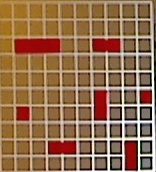
#> input picture Pictures/Grid_Image.jpg, 156 x 172 px, given in place of the camera
$ python thresh.py
#> lines starting #> are read from the running program, lines starting #| are printed output that depends on the picture; after the words box and inside, x2 and y2 are one past the last pixel; in counts of white or black regions, pixels touching at a corner belong together
# Imports
import cv2
import numpy as np
from Colors import Color, LOW_THRESHOLD, HIGH_THRESHOLD

# Converter (DOESNT WORK)
"""
def convert(image):
    w , h, _ = image.shape
    for x in range(int(w)):
        for y in range(int(h)):
            newR = int(image[x, y][2]) / 255
            newG = int(image[x, y][1]) / 255
            newB = int(image[x, y][0]) / 255

            cMax = max(newR, newG, newB)
            cMin = min(newR, newG, newB)

            delta = cMax - cMin

            if cMax == cMin:
                h = 0

            elif cMax == newR:
                h = (60 * ((newG - newB) / delta) + 360) % 360

            elif cMax == newG:
                h = (60 * ((newB - newR) / delta) + 120) % 360

            elif cMax == newB:
                 h = (60 * ((newR - newG) / delta) + 240) % 360

            if cMax == 0:
                s = 0
            else:
                s = (delta / cMax) * 100

            v = cMax * 100
            image[x, y] = h, s, v

    return image
"""

def color(color, hsv):
    mask = cv2.inRange(hsv, LOW_THRESHOLD[color], HIGH_THRESHOLD[color])
    cv2.imshow(str(color), mask)

# Read the camera.
cap = cv2.VideoCapture(1)

# While loop that runs while true.
while(1):

    # Get camera feed.
    _, frame = cap.read()
#> frame is the input picture: shape (172, 156, 3); mean B, G, R 78.9, 109.4, 147.1
    kernel = np.ones((5,5),np.uint8)
    frame = cv2.GaussianBlur(frame, (5,5), cv2.BORDER_DEFAULT)
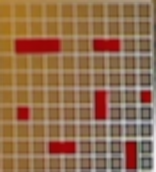
#> frame: shape (172, 156, 3); mean B, G, R 78.9, 109.4, 147
    frame = cv2.morphologyEx(frame, cv2.MORPH_OPEN, kernel)
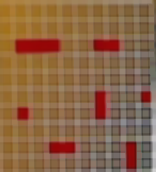
#> frame: shape (172, 156, 3); mean B, G, R 70.4, 101.3, 139.5

    # Convert the camera feed to HSV.
    hsv = cv2.cvtColor(frame, cv2.COLOR_BGR2HSV)
#> hsv: shape (172, 156, 3); mean H, S, V 18, 123.8, 139.6

    # Show the frames (maybe use numpy.concatenate).
    color(Color.RED, hsv)
#> in color, `mask = cv2.inRange(hsv, LOW_THRESHOLD[color], HIGH_THRESHOLD[color])`:
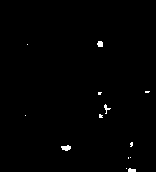
#> mask: shape (172, 156); 0.65% white; 13 white regions (9 under 20 px), largest, box (x1, y1, x2, y2) and area: (61, 145, 71, 151) 42, (97, 41, 103, 47) 31, (104, 104, 111, 114) 26, (128, 168, 136, 172) 26
    color(Color.GREEN, hsv)
#> in color (call 2), `mask = cv2.inRange(hsv, LOW_THRESHOLD[color], HIGH_THRESHOLD[color])`: mask: shape (172, 156); every value is 0
    color(Color.BLUE, hsv)


    # Set variable k equal to keypressed.
    k = cv2.waitKey(1) & 0xFF
#> (key q is pressed here)

    # If the k variable is equal to q then quit the program.
    if k == ord('q'):
        break

# Delete all windows.
cv2.destroyAllWindows()

$ run again, on Pictures/Photo on 18-11-2019 at 13.53.jpg
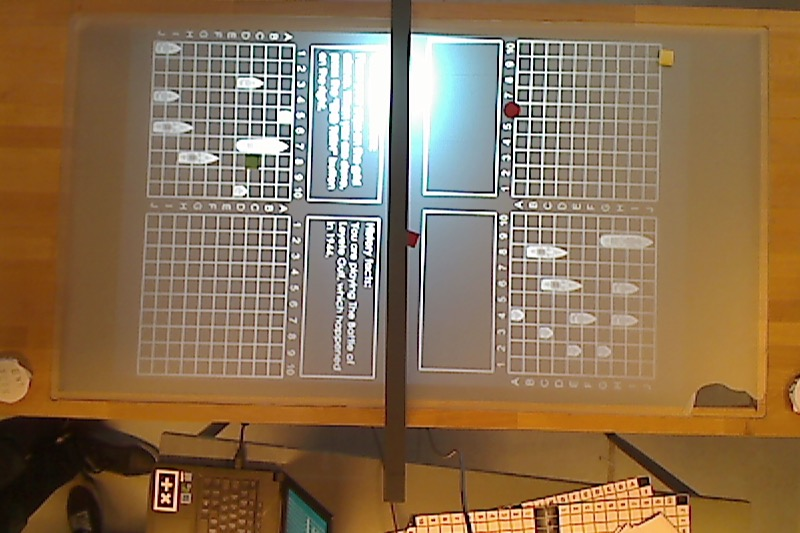
#> input picture Pictures/Photo on 18-11-2019 at 13.53.jpg, 800 x 533 px, given in place of the camera
#> frame is the input picture: shape (533, 800, 3); mean B, G, R 82.4, 112.1, 137.1
#> hsv: shape (533, 800, 3); mean H, S, V 27.8, 117.8, 137.7
#> in color, `mask = cv2.inRange(hsv, LOW_THRESHOLD[color], HIGH_THRESHOLD[color])`:
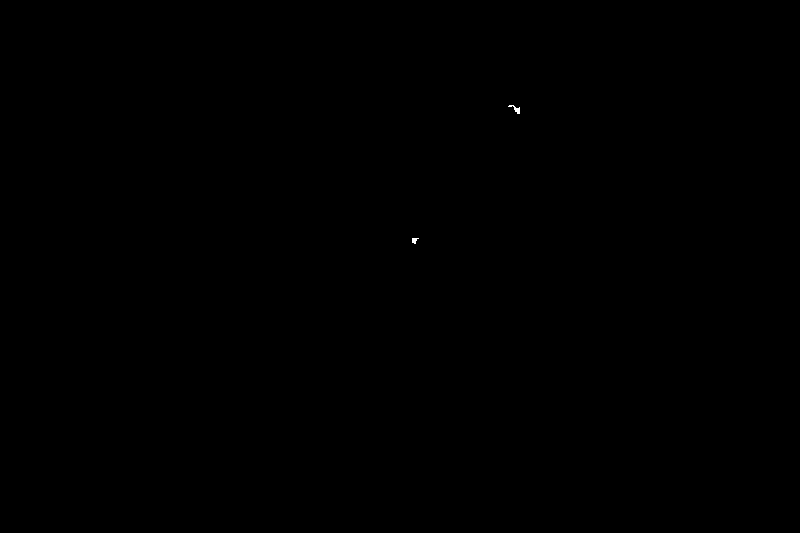
#> mask: shape (533, 800); 0.02% white; 2 white regions, box (x1, y1, x2, y2) and area: (508, 105, 520, 114) 42, (412, 238, 419, 244) 27
#> mask: shape (533, 800); 0.02% white; 4 white regions (2 under 20 px), largest, box (x1, y1, x2, y2) and area: (247, 159, 255, 165) 45, (315, 522, 323, 529) 23
#> in color (call 3), `mask = cv2.inRange(hsv, LOW_THRESHOLD[color], HIGH_THRESHOLD[color])`:
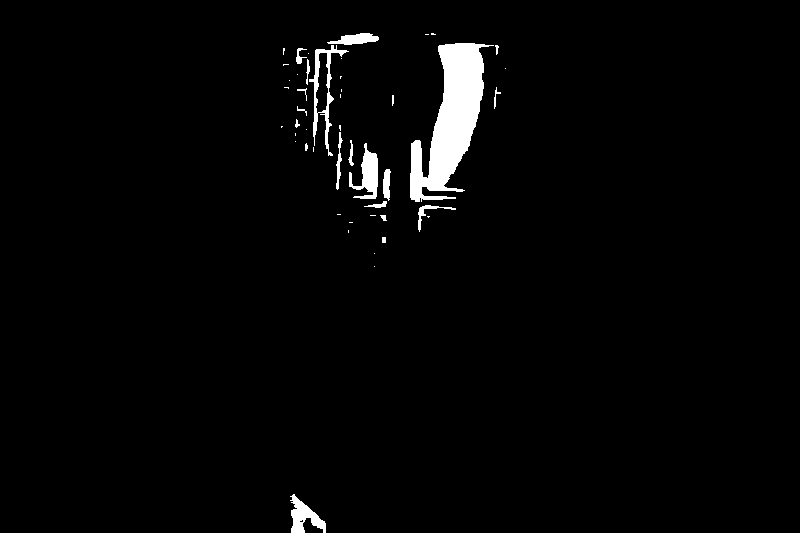
#> mask: shape (533, 800); 2.4% white; 47 white regions (27 under 20 px), largest, box (x1, y1, x2, y2) and area: (410, 43, 494, 202) 6245, (309, 45, 349, 156) 851, (349, 143, 378, 199) 777
